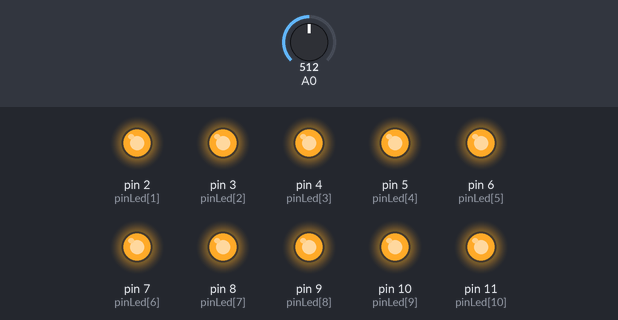
Recording of a sketch running on a simulated Arduino Uno, built with avr-gcc and run on an emulated ATmega328P. On the bench: output pins drawn as LEDs (lit = HIGH). The inputs (shaded band) are chosen by the test bench; at power-on: A0 = 512. Pins used as bus, display or sensor lines are not drawn; what the sketch prints to the serial monitor is not drawn.

Above: at 1.2 s.
1.3 s: A0 set to 910
2.8 s: A0 set to 936
At 3.3 s:
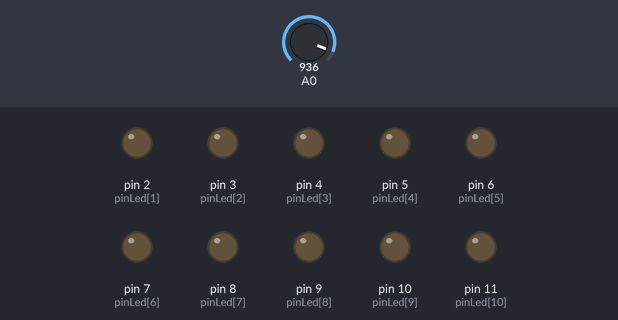
4.3 s: A0 set to 900
At 5.5 s:
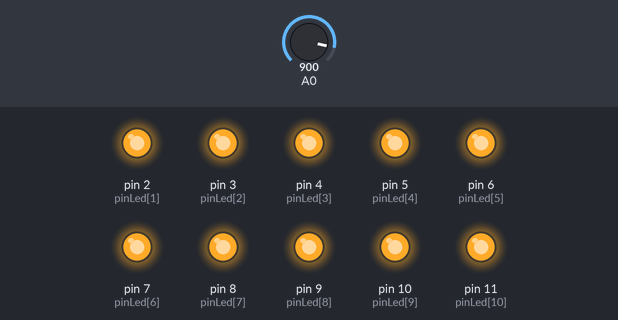
5.8 s: A0 set to 1023
At 6.9 s:
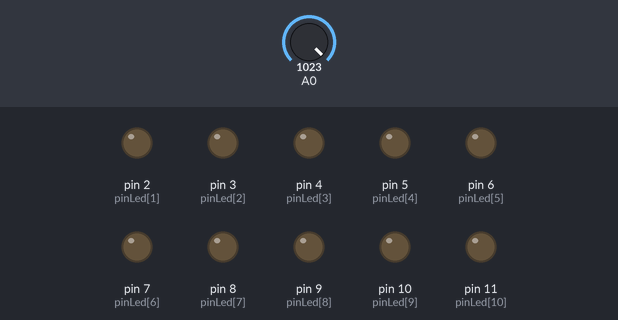
Timing chart, 0 to 8.3 s (numbered marks = the images above; inputs shaded):
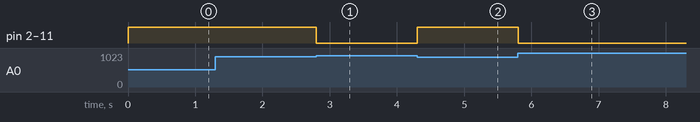

Measured:
- the behaviour switches between 920 and 921 on A0 (found by bisection; images 0 and 1)
- after the input at 2.8 s, pin 2 (pinLed[1]), pin 3 (pinLed[2]), pin 4 (pinLed[3]), pin 5 (pinLed[4]), pin 6 (pinLed[5]), pin 7 (pinLed[6]), pin 8 (pinLed[7]), pin 9 (pinLed[8]), pin 10 (pinLed[9]), pin 11 (pinLed[10]): HIGH → LOW at once
- after the input at 4.3 s, pin 2 (pinLed[1]), pin 3 (pinLed[2]), pin 4 (pinLed[3]), pin 5 (pinLed[4]), pin 6 (pinLed[5]), pin 7 (pinLed[6]), pin 8 (pinLed[7]), pin 9 (pinLed[8]), pin 10 (pinLed[9]), pin 11 (pinLed[10]): LOW → HIGH at once
- after the input at 5.8 s, pin 2 (pinLed[1]), pin 3 (pinLed[2]), pin 4 (pinLed[3]), pin 5 (pinLed[4]), pin 6 (pinLed[5]), pin 7 (pinLed[6]), pin 8 (pinLed[7]), pin 9 (pinLed[8]), pin 10 (pinLed[9]), pin 11 (pinLed[10]): HIGH → LOW at once

The sketch:

TestBattement.ino
```cpp
int  pinLed[11] = {1,2, 3, 4, 5, 6, 7, 8, 9, 10, 11}; //déclaration du tableau
volatile int sensorValue;
volatile int btm;
volatile int seuil = 600;


void setup()
{
  Serial.begin(9600);
  //Boucle d'initialisation des modes et mise à 0V
  for (int i = 0; i < 11; i++) // i va nous servir pour parcourir le tableau
  {
    pinMode(pinLed[i], OUTPUT); //on utilise les valeurs du tableau
    digitalWrite(pinLed[i], LOW); // l'une après l'autre
  }

}
void loop(){
  sensorValue = analogRead(A0);
  if(sensorValue < .9*1023)
  {
    btm = 1;
 for (int i = 0; i < 11; i++)
{
  digitalWrite(pinLed[i],HIGH);
}
  }

else{
    btm = 0;
for (int i = 0; i < 11; i++)
{
  digitalWrite(pinLed[i],LOW);
}
}
  Serial.println(btm);
}
```
